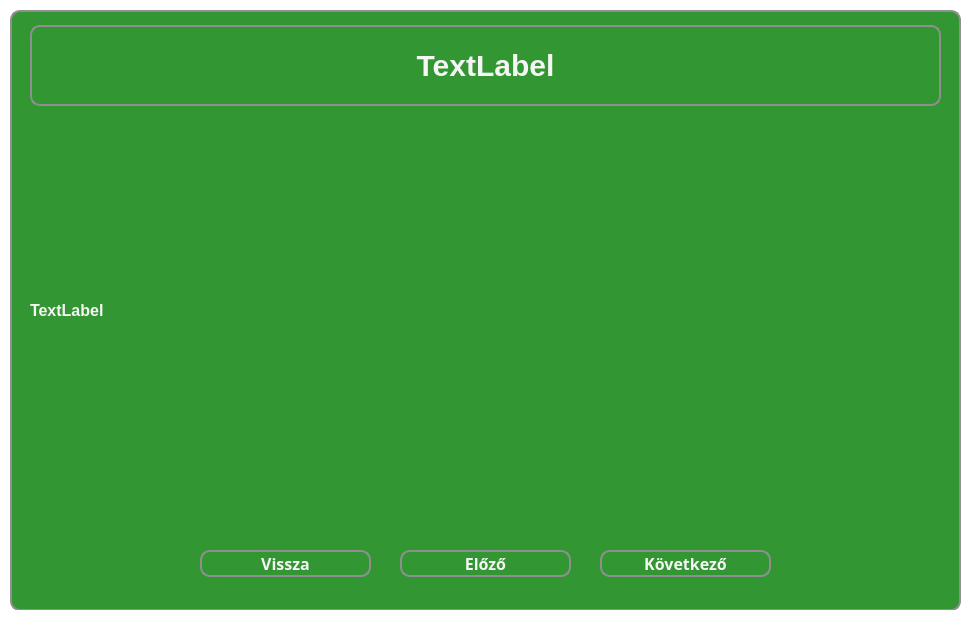
<?xml version="1.0" encoding="UTF-8"?>
<ui version="4.0">
 <class>MainWindow</class>
 <widget class="QMainWindow" name="MainWindow">
  <property name="geometry">
   <rect>
    <x>0</x>
    <y>0</y>
    <width>973</width>
    <height>632</height>
   </rect>
  </property>
  <property name="windowTitle">
   <string>Tanulás</string>
  </property>
  <property name="styleSheet">
   <string notr="true">* {
	background-color: white;
}</string>
  </property>
  <widget class="QWidget" name="centralwidget">
   <widget class="QWidget" name="widget" native="true">
    <property name="geometry">
     <rect>
      <x>10</x>
      <y>10</y>
      <width>951</width>
      <height>601</height>
     </rect>
    </property>
    <property name="styleSheet">
     <string notr="true">* {
	background-color: rgb(50, 150, 50);
    border: 2px solid #8f8f91;
    border-radius: 10px;
    color: white;
    font-size: 16px;
    font-weight: bold;
}</string>
    </property>
    <widget class="QPushButton" name="exitButton">
     <property name="geometry">
      <rect>
       <x>190</x>
       <y>540</y>
       <width>171</width>
       <height>27</height>
      </rect>
     </property>
     <property name="font">
      <font>
       <family>Corbel</family>
       <pointsize>-1</pointsize>
       <bold>true</bold>
      </font>
     </property>
     <property name="styleSheet">
      <string notr="true">* {
	background-color:  rgb(50, 150, 50);
	color: whitesmoke;
}

*:hover {
	background-color: rgb(80, 220, 80);
	color: white;
}</string>
     </property>
     <property name="text">
      <string>Vissza</string>
     </property>
    </widget>
    <widget class="QPushButton" name="nextButton">
     <property name="geometry">
      <rect>
       <x>590</x>
       <y>540</y>
       <width>171</width>
       <height>27</height>
      </rect>
     </property>
     <property name="font">
      <font>
       <family>Corbel</family>
       <pointsize>-1</pointsize>
       <bold>true</bold>
      </font>
     </property>
     <property name="styleSheet">
      <string notr="true">* {
	background-color:  rgb(50, 150, 50);
	color: whitesmoke;
}

*:hover {
	background-color: rgb(80, 220, 80);
	color: white;
}</string>
     </property>
     <property name="text">
      <string>Következő</string>
     </property>
    </widget>
    <widget class="QLabel" name="titleLabel">
     <property name="geometry">
      <rect>
       <x>20</x>
       <y>15</y>
       <width>911</width>
       <height>81</height>
      </rect>
     </property>
     <property name="styleSheet">
      <string notr="true">* {
	font-size: 30px;
	color: whitesmoke;
}</string>
     </property>
     <property name="text">
      <string>TextLabel</string>
     </property>
     <property name="alignment">
      <set>Qt::AlignCenter</set>
     </property>
    </widget>
    <widget class="QLabel" name="contentLabel">
     <property name="geometry">
      <rect>
       <x>20</x>
       <y>100</y>
       <width>911</width>
       <height>401</height>
      </rect>
     </property>
     <property name="styleSheet">
      <string notr="true">* {
	border: none;
	color: whitesmoke;
}</string>
     </property>
     <property name="text">
      <string>TextLabel</string>
     </property>
    </widget>
    <widget class="QPushButton" name="backButton">
     <property name="geometry">
      <rect>
       <x>390</x>
       <y>540</y>
       <width>171</width>
       <height>27</height>
      </rect>
     </property>
     <property name="font">
      <font>
       <family>Corbel</family>
       <pointsize>-1</pointsize>
       <bold>true</bold>
      </font>
     </property>
     <property name="styleSheet">
      <string notr="true">* {
	background-color:  rgb(50, 150, 50);
	color: whitesmoke;
}

*:hover {
	background-color: rgb(80, 220, 80);
	color: white;
}</string>
     </property>
     <property name="text">
      <string>Előző</string>
     </property>
    </widget>
   </widget>
  </widget>
  <widget class="QStatusBar" name="statusbar"/>
 </widget>
 <resources/>
 <connections/>
</ui>
